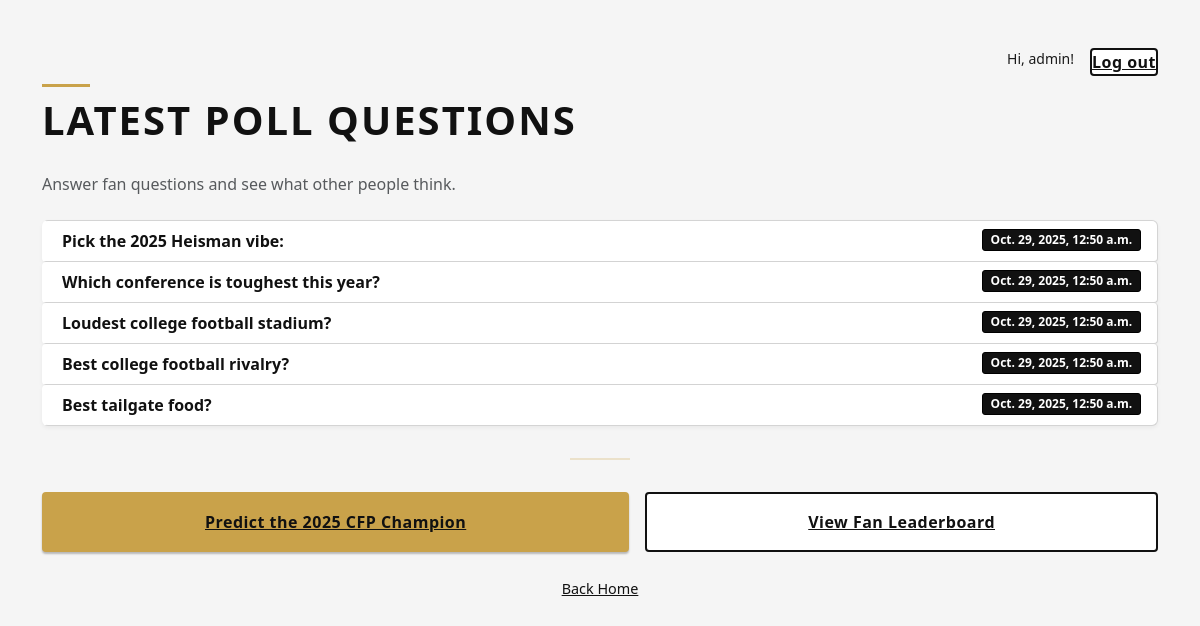
The page /polls/polls/ (signed in) on the database its author committed.
### polls/models.py (models this page shows, shortened)
class Question(models.Model):
    question_text = models.CharField("question text", max_length=200)
    pub_date = models.DateTimeField("date published")
    def was_published_recently(self):
        """
        Returns True if the question was published within the last day.
        Used in admin list display.
        """
        now = timezone.now()
        return now - datetime.timedelta(days=1) <= self.pub_date <= now
    was_published_recently.admin_order_field = "pub_date"
    was_published_recently.boolean = True
    was_published_recently.short_description = "Published recently?"

### polls/views.py (the view)
# urls.py: path("polls/", views.IndexView.as_view(), name="index"),
class IndexView(generic.ListView):
    template_name = "polls/index.html"
    context_object_name = "latest_question_list"
    def get_queryset(self):
        return (
            Question.objects.filter(pub_date__lte=timezone.now())
            .order_by("-pub_date")[:5]
        )

### polls/templates/polls/index.html (shortened to what this page needs)
{% extends "polls/base.html" %}
{% block content %}
<h1 class="page-title">Latest Poll Questions</h1>
<p class="text-muted mb-4" style="max-width:600px;">
  Answer fan questions and see what other people think.
</p>
{% if latest_question_list %}
  <ul class="list-group mb-4">
    {% for question in latest_question_list %}
      <li class="list-group-item">
        <a class="fw-semibold" href="{% url 'polls:detail' question.id %}">
          {{ question.question_text }}
        </a>
        <span class="badge text-bg-secondary">
          {{ question.pub_date }}
        </span>
      </li>
    {% endfor %}
  </ul>
{% else %}
  <div class="alert alert-info">
    No polls are available.
  </div>
{% endif %}
<hr class="divider-line">
<div class="d-flex flex-column flex-md-row gap-3 mb-4">
  <a
    class="btn-cfp-gold flex-fill text-center py-3"
    href="{% url 'polls:cfp_vote' %}"
  >
    Predict the 2025 CFP Champion
  </a>
  <a
    class="btn-cfp-outline flex-fill text-center py-3"
    href="{% url 'polls:cfp_results' %}"
  >
    View Fan Leaderboard
  </a>
</div>
<div class="footer-links text-center mt-4">
  <a href="{% url 'polls:home' %}">Back Home</a>
</div>
{% endblock %}

### polls/templates/polls/base.html (shortened to what this page needs)
{% load static %}
<!DOCTYPE html>
<html lang="en">
  <head>
    <link
      href="https://cdn.jsdelivr.net/npm/bootstrap@5.3.3/dist/css/bootstrap.min.css"
      rel="stylesheet"
    >
    <link rel="stylesheet" href="{% static 'polls/style.css' %}">
  </head>
  <body class="container py-5">
  <div class="d-flex gap-3 justify-content-end mb-3">
      {% if user.is_authenticated %}
        <span class="small">Hi, {{ user.username }}!</span>
        <a class="btn-cfp-outline btn-sm" href="{% url 'logout' %}">Log out</a>
      {% else %}
        <a class="btn-cfp-outline btn-sm" href="{% url 'login' %}">Log in</a>
        <a class="btn-cfp-dark btn-sm" href="{% url 'register' %}">Register</a>
      {% endif %}
  </div>
    {% block content %}{% endblock %}
  </body>
</html>

### polls/static/polls/style.css (style rules this page uses)
body { background-color: #f5f5f5; color: #1a1a1a; font-family: system-ui, -apple-system, BlinkMacSystemFont, "Segoe UI", Roboto, "Helvetica Neue", Arial, sans-serif; line-height: 1.5; }
h1, h2, h3, h4, h5 { font-weight: 700; color: #111111; letter-spacing: 0.03em; }
.page-title { position: relative; display: inline-block; padding-top: 0.25rem; padding-bottom: 0.25rem; margin-bottom: 1.5rem; font-weight: 700; color: #111; text-transform: uppercase; letter-spacing: 0.05em; }
.page-title::before { content: ""; position: absolute; left: 0; top: -0.5rem; width: 3rem; height: 3px; background-color: #C9A24A; }
.card, .list-group-item, .result-card, .vote-card { background-color: #ffffff; border: 1px solid #d4d4d4; border-radius: 4px; box-shadow: 0 2px 4px rgba(0,0,0,0.05); }
.list-group-item { display: flex; justify-content: space-between; align-items: flex-start; border-left: 4px solid transparent; transition: all 0.15s ease-in-out; }
.list-group-item a.fw-semibold, .list-group-item a { color: #111111; font-weight: 600; text-decoration: none; }
.badge.text-bg-secondary { background-color: #111111 !important; color: #ffffff !important; font-weight: 600; border-radius: 3px; border: 1px solid #000; }
.btn-cfp-gold { background-color: #C9A24A; border: 2px solid #C9A24A; color: #111111; font-weight: 700; text-transform: none; letter-spacing: 0.03em; border-radius: 4px; box-shadow: 0 2px 2px rgba(0,0,0,0.25); }
.btn-cfp-outline { background-color: #ffffff; border: 2px solid #111111; color: #111111; font-weight: 600; border-radius: 4px; letter-spacing: 0.03em; }
hr, .divider-line { border: 0; border-top: 2px solid #C9A24A; max-width: 60px; margin: 2rem auto; }
.footer-links a { color: #111; font-size: 0.9rem; text-decoration: underline; font-weight: 500; }

### rows shown on the page
Question: question_text "Pick the 2025 Heisman vibe:", pub_date "Oct. 29, 2025, 12:50 a.m."
Question: question_text "Which conference is toughest this year?", pub_date "Oct. 29, 2025, 12:50 a.m."
Question: question_text "Loudest college football stadium?", pub_date "Oct. 29, 2025, 12:50 a.m."
Question: question_text "Best college football rivalry?", pub_date "Oct. 29, 2025, 12:50 a.m."
Question: question_text "Best tailgate food?", pub_date "Oct. 29, 2025, 12:50 a.m."

### other values the page prints
{{ user.username }} "admin"
